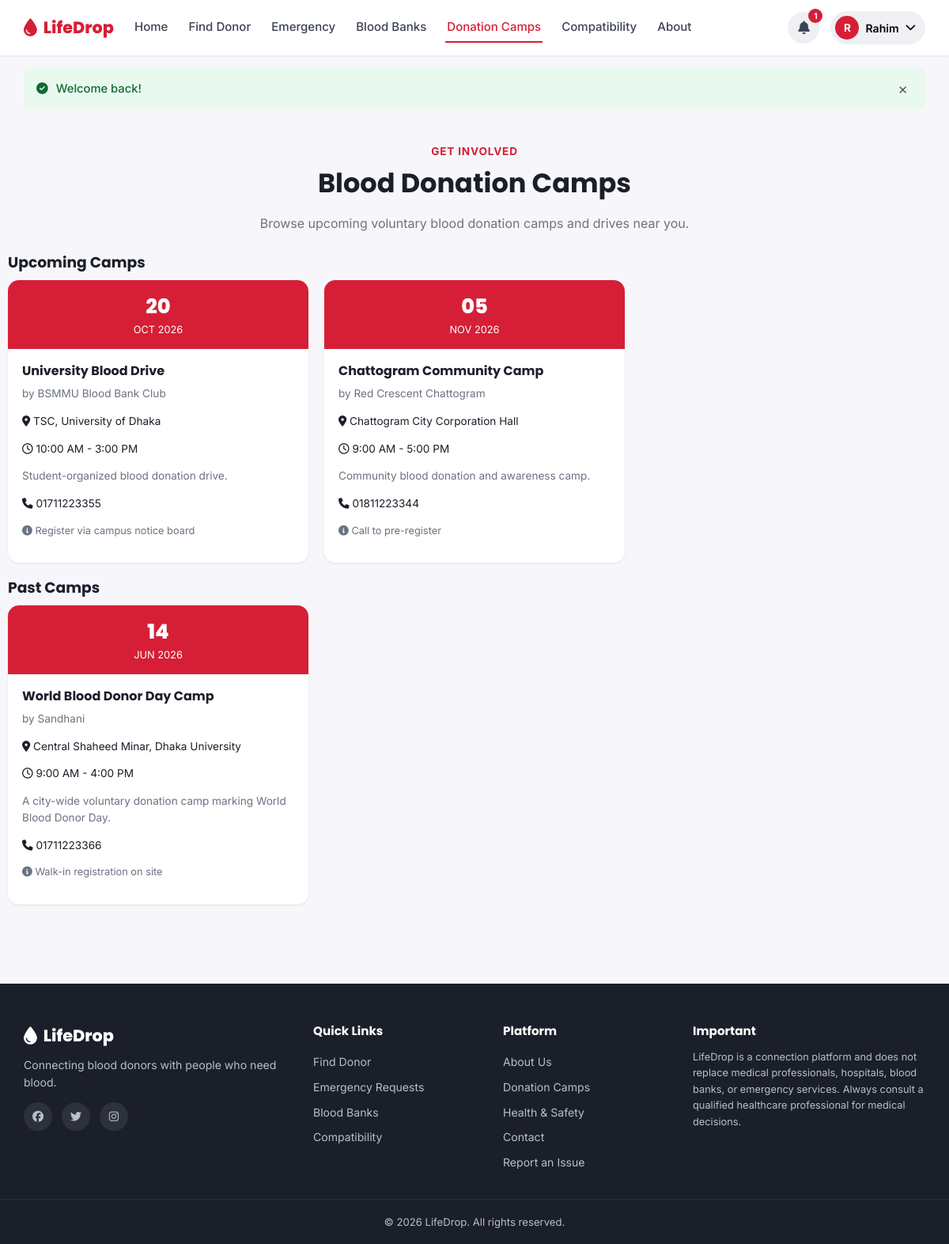
/donation-camps.php (signed in), run on the app's committed database.
### tables this page shows
CREATE TABLE `users` (
  `id` INT UNSIGNED NOT NULL AUTO_INCREMENT,
  `full_name` VARCHAR(120) NOT NULL,
  `email` VARCHAR(150) NOT NULL,
  `phone` VARCHAR(20) NOT NULL,
  `password_hash` VARCHAR(255) NOT NULL,
  `role` ENUM('donor','seeker','both','admin') NOT NULL DEFAULT 'seeker',
  `blood_group` ENUM('A+','A-','B+','B-','AB+','AB-','O+','O-') DEFAULT NULL,
  `division` VARCHAR(50) DEFAULT NULL,
  `district` VARCHAR(50) DEFAULT NULL,
  `area` VARCHAR(80) DEFAULT NULL,
  `gender` ENUM('Male','Female','Other') DEFAULT NULL,
  `date_of_birth` DATE DEFAULT NULL,
  `profile_photo` VARCHAR(255) DEFAULT NULL,
  `last_donation_date` DATE DEFAULT NULL,
  `availability` ENUM('available','maybe','unavailable') NOT NULL DEFAULT 'available',
  `is_verified` TINYINT(1) NOT NULL DEFAULT 0,
  `is_donor_profile` TINYINT(1) NOT NULL DEFAULT 0,
  `status` ENUM('active','suspended') NOT NULL DEFAULT 'active',
  `total_donations` INT UNSIGNED NOT NULL DEFAULT 0,
  `created_at` TIMESTAMP NOT NULL DEFAULT CURRENT_TIMESTAMP,
  `updated_at` TIMESTAMP NOT NULL DEFAULT CURRENT_TIMESTAMP ON UPDATE CURRENT_TIMESTAMP,
  PRIMARY KEY (`id`),
  UNIQUE KEY `uq_email` (`email`),
  UNIQUE KEY `uq_phone` (`phone`),
  KEY `idx_blood_group` (`blood_group`),
  KEY `idx_division_district` (`division`,`district`),
  KEY `idx_availability` (`availability`)
);

CREATE TABLE `donation_camps` (
  `id` INT UNSIGNED NOT NULL AUTO_INCREMENT,
  `camp_name` VARCHAR(150) NOT NULL,
  `organization` VARCHAR(150) DEFAULT NULL,
  `camp_date` DATE NOT NULL,
  `camp_time` VARCHAR(60) DEFAULT NULL,
  `location` VARCHAR(255) NOT NULL,
  `division` VARCHAR(50) DEFAULT NULL,
  `district` VARCHAR(50) DEFAULT NULL,
  `description` TEXT DEFAULT NULL,
  `contact` VARCHAR(50) DEFAULT NULL,
  `registration_info` VARCHAR(255) DEFAULT NULL,
  `created_by` INT UNSIGNED DEFAULT NULL,
  `created_at` TIMESTAMP NOT NULL DEFAULT CURRENT_TIMESTAMP,
  PRIMARY KEY (`id`),
  KEY `idx_camp_date` (`camp_date`),
  CONSTRAINT `fk_camp_admin` FOREIGN KEY (`created_by`) REFERENCES `users`(`id`) ON DELETE SET NULL
);

### includes/functions.php (called while the page is built, shortened)
<?php
function e($value) {
    return htmlspecialchars($value ?? '', ENT_QUOTES, 'UTF-8');
}

### includes/auth.php (called while the page is built, shortened)
<?php
require_once __DIR__ . '/functions.php';
function is_logged_in() {
    return !empty($_SESSION['user_id']);
}
function current_user() {
    global $pdo;
    $stmt = $pdo->prepare('SELECT * FROM users WHERE id = :id LIMIT 1');
    $stmt->execute([':id' => $_SESSION['user_id']]);
    $user = $stmt->fetch();
    return $user;
}

### donation-camps.php (the view, shortened to what this page needs)
<?php
require_once __DIR__ . '/includes/auth.php';
$stmt = $pdo->query("SELECT * FROM donation_camps WHERE camp_date >= CURDATE() ORDER BY camp_date ASC");
$upcomingCamps = $stmt->fetchAll();
$stmt2 = $pdo->query("SELECT * FROM donation_camps WHERE camp_date < CURDATE() ORDER BY camp_date DESC LIMIT 6");
$pastCamps = $stmt2->fetchAll();
require_once __DIR__ . '/includes/header.php';
function render_camp_card($camp) {
    ?>
    <div class="camp-card">
        <div class="camp-date-badge">
            <div class="d"><?= e(date('d', strtotime($camp['camp_date']))) ?></div>
            <div class="m"><?= e(date('M Y', strtotime($camp['camp_date']))) ?></div>
        </div>
        <div class="camp-card-body">
            <h4><?= e($camp['camp_name']) ?></h4>
            <?php if ($camp['organization']): ?><p class="text-muted" style="font-size:0.85rem;">by <?= e($camp['organization']) ?></p><?php endif; ?>
            <p style="font-size:0.85rem;"><i class="fa-solid fa-location-dot"></i> <?= e($camp['location']) ?></p>
            <?php if ($camp['camp_time']): ?><p style="font-size:0.85rem;"><i class="fa-regular fa-clock"></i> <?= e($camp['camp_time']) ?></p><?php endif; ?>
            <?php if ($camp['description']): ?><p class="text-muted" style="font-size:0.85rem;"><?= e($camp['description']) ?></p><?php endif; ?>
            <?php if ($camp['contact']): ?><p style="font-size:0.85rem;"><i class="fa-solid fa-phone"></i> <?= e($camp['contact']) ?></p><?php endif; ?>
            <?php if ($camp['registration_info']): ?><p class="text-muted" style="font-size:0.8rem;"><i class="fa-solid fa-circle-info"></i> <?= e($camp['registration_info']) ?></p><?php endif; ?>
        </div>
    </div>
    <?php
}
?>
<div class="container section-tight">
    <div class="section-header" style="margin-bottom:26px;">
        <span class="eyebrow">Get Involved</span>
        <h2>Blood Donation Camps</h2>
        <p>Browse upcoming voluntary blood donation camps and drives near you.</p>
    </div>
    <h3 class="mb-1">Upcoming Camps</h3>
    <?php if ($upcomingCamps): ?>
        <div class="grid grid-3 mb-2">
            <?php foreach ($upcomingCamps as $camp) render_camp_card($camp); ?>
        </div>
    <?php else: ?>
        <div class="empty-state"><i class="fa-regular fa-calendar"></i><p>No upcoming camps scheduled right now. Check back soon!</p></div>
    <?php endif; ?>
    <?php if ($pastCamps): ?>
        <h3 class="mb-1 mt-2">Past Camps</h3>
        <div class="grid grid-3">
            <?php foreach ($pastCamps as $camp) render_camp_card($camp); ?>
        </div>
    <?php endif; ?>
</div>
<?php require_once __DIR__ . '/includes/footer.php'; ?>

### includes/navbar.php (shortened to what this page needs)
<?php
require_once __DIR__ . '/notifications.php';
$user = current_user();
$currentPage = basename($_SERVER['SCRIPT_NAME']);
function nav_active($page, $current) { return $page === $current ? 'active' : ''; }
?>
<header class="navbar">
    <div class="navbar-inner">
        <a class="brand" href="<?= e(SITE_URL) ?>/index.php">
            <i class="fa-solid fa-droplet"></i>
            <span><?= e(SITE_NAME) ?></span>
        </a>
        <nav class="nav-links" id="navLinks">
            <a href="<?= e(SITE_URL) ?>/index.php" class="<?= nav_active('index.php', $currentPage) ?>">Home</a>
            <a href="<?= e(SITE_URL) ?>/find-donor.php" class="<?= nav_active('find-donor.php', $currentPage) ?>">Find Donor</a>
            <a href="<?= e(SITE_URL) ?>/emergency-requests.php" class="<?= nav_active('emergency-requests.php', $currentPage) ?>">Emergency</a>
            <a href="<?= e(SITE_URL) ?>/blood-banks.php" class="<?= nav_active('blood-banks.php', $currentPage) ?>">Blood Banks</a>
            <a href="<?= e(SITE_URL) ?>/donation-camps.php" class="<?= nav_active('donation-camps.php', $currentPage) ?>">Donation Camps</a>
            <a href="<?= e(SITE_URL) ?>/compatibility.php" class="<?= nav_active('compatibility.php', $currentPage) ?>">Compatibility</a>
            <a href="<?= e(SITE_URL) ?>/about.php" class="<?= nav_active('about.php', $currentPage) ?>">About</a>
        </nav>
        <div class="nav-right">
            <?php if ($user): ?>
                <div class="user-menu">
                    <button class="user-menu-btn" id="userMenuBtn" type="button">
                        <?php if (!empty($user['profile_photo'])): ?>
                            <img src="<?= e(UPLOAD_URL . $user['profile_photo']) ?>" alt="" class="avatar-sm">
                        <?php else: ?>
                            <span class="avatar-sm avatar-fallback"><?= e(mb_substr($user['full_name'], 0, 1)) ?></span>
                        <?php endif; ?>
                        <span class="user-menu-name"><?= e(explode(' ', $user['full_name'])[0]) ?></span>
                        <i class="fa-solid fa-chevron-down"></i>
                    </button>
                </div>
            <?php else: ?>
                <a href="<?= e(SITE_URL) ?>/login.php" class="btn-nav">Login</a>
                <a href="<?= e(SITE_URL) ?>/register.php" class="btn-nav-primary">Register</a>
            <?php endif; ?>
        </div>
    </div>
</header>

### assets/css/style.css (style rules this page uses)
:root { --red-600: #d61f36; --red-700: #b5152a; --red-500: #e63950; --red-50: #fdecee; --red-100: #fbd6da; --yellow-500: #f5b342; --yellow-600: #e8a12b; --ink-900: #1b1f2a; --ink-700: #3c4353; --ink-500: #6b7280; --ink-300: #b8bfc9; --ink-100: #eef0f3; --bg: #f7f7fb; --white: #ffffff; --green-600: #16a34a; --green-50: #e9f9ef; --amber-600: #d97706; --amber-50: #fef6e7; --blue-600: #2563eb; --blue-50: #eaf1fe; --radius-sm: 8px; --radius-md: 14px; --radius-lg: 20px; --shadow-sm: 0 1px 3px rgba(27,31,42,0.06), 0 1px 2px rgba(27,31,42,0.04); --shadow-md: 0 8px 24px rgba(27,31,42,0.08); --shadow-lg: 0 20px 45px rgba(27,31,42,0.12); --font-heading: 'Poppins', sans-serif; --font-body: 'Inter', sans-serif; }
* { box-sizing: border-box; }
html { scroll-behavior: smooth; }
body { margin: 0; font-family: var(--font-body); color: var(--ink-900); background: var(--bg); line-height: 1.55; -webkit-font-smoothing: antialiased; }
h1, h2, h3, h4, h5 { font-family: var(--font-heading); margin: 0 0 0.5em; line-height: 1.25; }
p { margin: 0 0 1em; }
a { color: inherit; text-decoration: none; }
button { font-family: inherit; cursor: pointer; }
.container { max-width: 1180px; margin: 0 auto; padding: 0 20px; }
.navbar { position: sticky; top: 0; z-index: 100; background: var(--white); box-shadow: var(--shadow-sm); }
.navbar-inner { max-width: 1180px; margin: 0 auto; padding: 14px 20px; display: flex; align-items: center; gap: 24px; }
.brand { display: flex; align-items: center; gap: 8px; font-family: var(--font-heading); font-weight: 800; font-size: 1.3rem; color: var(--red-600); }
.brand i { font-size: 1.4rem; }
.nav-links { display: flex; align-items: center; gap: 22px; flex: 1; }
.nav-links a { font-weight: 500; color: var(--ink-700); font-size: 0.94rem; padding: 6px 2px; border-bottom: 2px solid transparent; transition: color .15s; }
.nav-links a:hover, .nav-links a.active { color: var(--red-600); border-bottom-color: var(--red-600); }
.nav-right { display: flex; align-items: center; gap: 14px; }
.user-menu { position: relative; }
.user-menu-btn { display: flex; align-items: center; gap: 8px; background: var(--ink-100); border: none; padding: 6px 12px 6px 6px; border-radius: 999px; }
.avatar-sm { width: 30px; height: 30px; border-radius: 50%; object-fit: cover; }
.avatar-fallback { background: var(--red-600); color: #fff; display: flex; align-items: center; justify-content: center; font-weight: 700; font-size: 0.85rem; }
.user-menu-name { font-weight: 600; font-size: 0.88rem; }
.section-tight { padding: 40px 0; }
.section-header { text-align: center; max-width: 620px; margin: 0 auto 40px; }
.section-header .eyebrow { color: var(--red-600); font-weight: 700; font-size: 0.85rem; text-transform: uppercase; letter-spacing: 0.06em; }
.section-header h2 { font-size: clamp(1.5rem, 3vw, 2.1rem); margin-top: 8px; }
.section-header p { color: var(--ink-500); margin-top: 10px; }
.grid { display: grid; gap: 20px; }
.grid-3 { grid-template-columns: repeat(3, 1fr); }
.camp-card { background: #fff; border-radius: var(--radius-md); box-shadow: var(--shadow-sm); overflow: hidden; }
.camp-date-badge { background: var(--red-600); color: #fff; padding: 14px; text-align: center; }
.camp-date-badge .d { font-size: 1.6rem; font-weight: 800; font-family: var(--font-heading); }
.camp-date-badge .m { font-size: 0.8rem; text-transform: uppercase; }
.camp-card-body { padding: 18px; }
.text-muted { color: var(--ink-500); }
.mb-1 { margin-bottom: 10px; }
.mt-2 { margin-top: 20px; }
.mb-2 { margin-bottom: 20px; }

### data on the page
users: full_name "R", full_name "Rahim"
donation_camps: camp_date "20", camp_date "OCT 2026", camp_name "University Blood Drive", organization "BSMMU Blood Bank Club", location "TSC, University of Dhaka", camp_time "10:00 AM - 3:00 PM", description "Student-organized blood donation drive.", contact "01711223355", registration_info "Register via campus notice board"
donation_camps: camp_date "05", camp_date "NOV 2026", camp_name "Chattogram Community Camp", organization "Red Crescent Chattogram", location "Chattogram City Corporation Hall", camp_time "9:00 AM - 5:00 PM", description "Community blood donation and awareness camp.", contact "01811223344", registration_info "Call to pre-register"
donation_camps: camp_date "14", camp_date "JUN 2026", camp_name "World Blood Donor Day Camp", organization "Sandhani", location "Central Shaheed Minar, Dhaka University", camp_time "9:00 AM - 4:00 PM", description "A city-wide voluntary donation camp marking World Blood Donor Day.", contact "01711223366", registration_info "Walk-in registration on site"

### other printed values
SITE_NAME "LifeDrop"
$unread "1"
$fm['message'] "Welcome back!"
